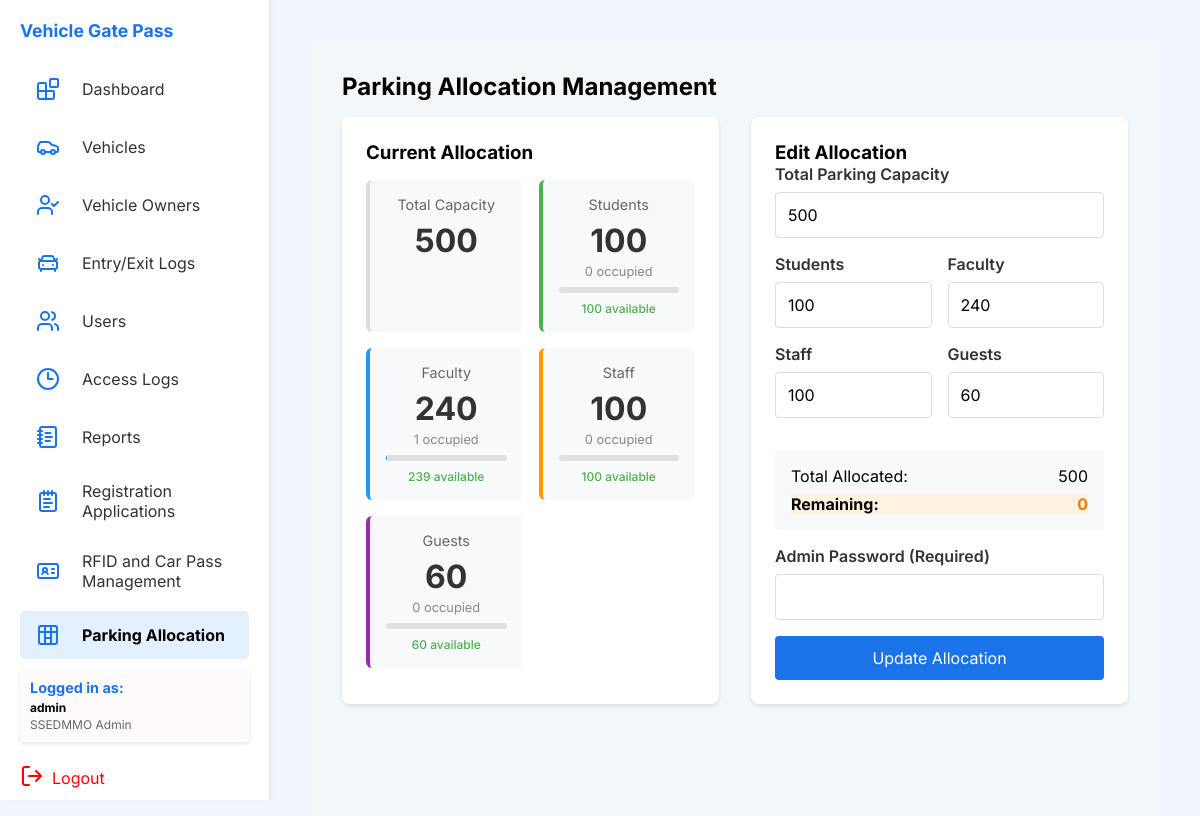
The app's page /php/parking_allocation.php (signed in), older data.
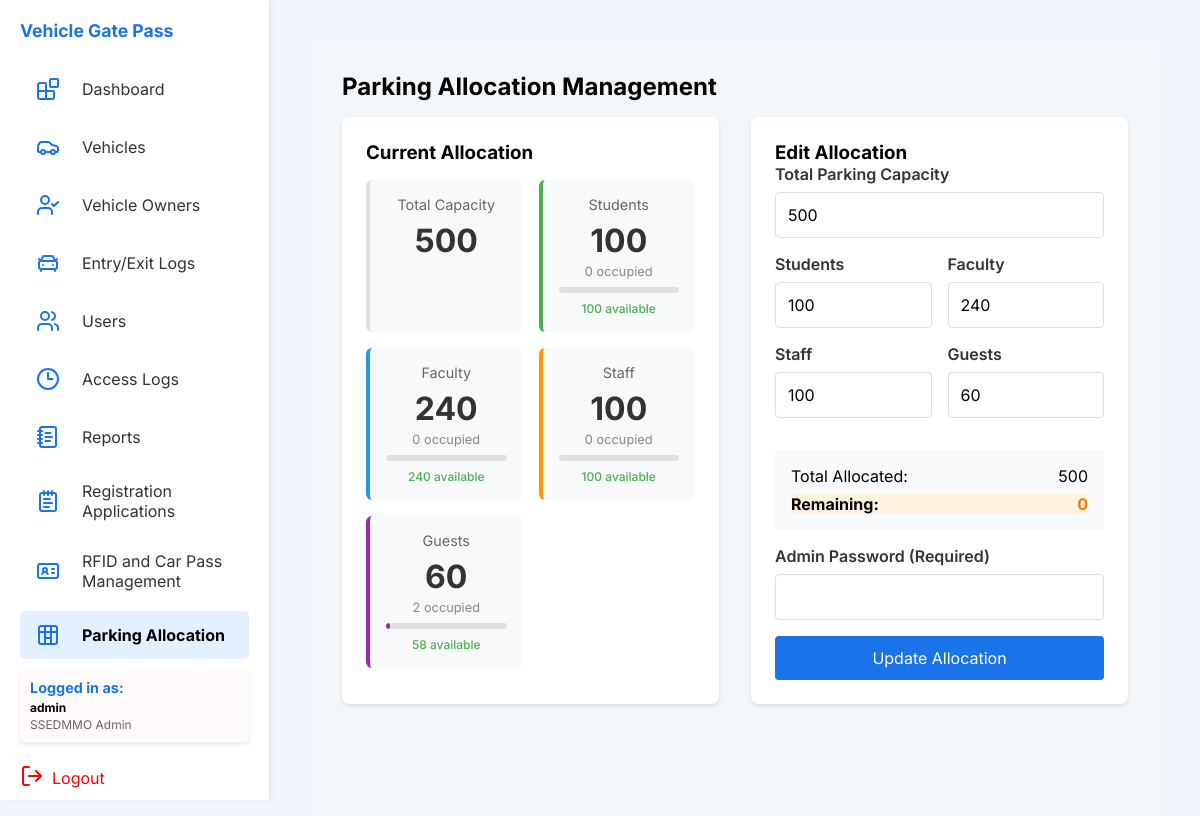
The same page, newer data.
### tables this page shows
CREATE TABLE `parkingstatus` (
  `id` int(11) NOT NULL,
  `totalCapacity` int(11) DEFAULT 200,
  `allocatedStudents` int(11) DEFAULT 100,
  `allocatedFaculty` int(11) DEFAULT 50,
  `allocatedStaff` int(11) DEFAULT 30,
  `allocatedGuests` int(11) DEFAULT 20,
  `currentOccupiedStudents` int(11) DEFAULT 0,
  `currentOccupiedFaculty` int(11) DEFAULT 0,
  `currentOccupiedStaff` int(11) DEFAULT 0,
  `currentOccupiedGuests` int(11) DEFAULT 0,
  `lastUpdated` timestamp NOT NULL DEFAULT current_timestamp() ON UPDATE current_timestamp()
);

### php/parking_allocation.php (the view, shortened to what the changed rows need)
<?php
$db = new Database();
$conn = $db->getConnection();
$result = $conn->query("SELECT * FROM parkingstatus ORDER BY id ASC LIMIT 1");
$parkingData = $result->fetch_assoc();
$areasResult = $conn->query("SELECT * FROM parkingstatus ORDER BY id ASC");
$configId = $parkingData['id'];
$occupancyByRole = [
    'students' => 0,
    'faculty' => 0,
    'staff' => 0,
    'guests' => 0
];
$result = $conn->query("
    SELECT role_category, COUNT(*) as count FROM (
        SELECT
            CASE
                WHEN vo.role = 'student' THEN 'students'
                WHEN vo.role = 'faculty' THEN 'faculty'
                WHEN vo.role IN ('non-teaching', 'staff') THEN 'staff'
                ELSE 'guests'
            END as role_category
        FROM entryexitlog e
        JOIN vehicle v ON e.plateNum = v.plateNum
        LEFT JOIN vehicleowner vo ON v.OwnerID = vo.OwnerID
        WHERE e.status = 'entered'
        UNION ALL
        SELECT 'guests' as role_category
        FROM visitor
        WHERE status = 'entered'
    ) as combined_occupancy
    GROUP BY role_category
");
if ($result) {
    while ($row = $result->fetch_assoc()) {
        $occupancyByRole[$row['role_category']] = $row['count'];
    }
}
$conn->query("UPDATE parkingstatus SET
    currentOccupiedStudents = {$occupancyByRole['students']},
    currentOccupiedFaculty = {$occupancyByRole['faculty']},
    currentOccupiedStaff = {$occupancyByRole['staff']},
    currentOccupiedGuests = {$occupancyByRole['guests']}
    WHERE id = $configId");
$result = $conn->query("SELECT * FROM parkingstatus WHERE id = $configId");
$parkingData = $result->fetch_assoc();
include_once '../includes/header.php';
?>
<main class="main">
    <h2>Parking Allocation Management</h2>
    <div class="allocation-container">
        <div class="current-allocation">
            <div class="allocation-grid">
                <div class="allocation-card">
                    <div class="card-header">Total Capacity</div>
                    <div class="card-value" id="area-total"><?php echo $parkingData['totalCapacity']; ?></div>
                </div>
                <div class="allocation-card students">
                    <div class="card-header">Students</div>
                    <div class="card-value" id="area-students"><?php echo $parkingData['allocatedStudents']; ?></div>
                    <div class="card-occupied" id="area-occ-students">
                        <?php echo $parkingData['currentOccupiedStudents']; ?> occupied</div>
                    <div class="card-progress">
                    </div>
                    <div
                        class="card-availability <?php echo ($parkingData['currentOccupiedStudents'] / max($parkingData['allocatedStudents'], 1)) > 0.9 ? 'full' : 'available'; ?>">
                        <span
                            id="area-avail-students"><?php echo max(0, $parkingData['allocatedStudents'] - $parkingData['currentOccupiedStudents']); ?></span>
                        available
                    </div>
                </div>
                <div class="allocation-card faculty">
                    <div class="card-header">Faculty</div>
                    <div class="card-value" id="area-faculty"><?php echo $parkingData['allocatedFaculty']; ?></div>
                    <div class="card-occupied" id="area-occ-faculty">
                        <?php echo $parkingData['currentOccupiedFaculty']; ?> occupied</div>
                    <div class="card-progress">
                    </div>
                    <div
                        class="card-availability <?php echo ($parkingData['currentOccupiedFaculty'] / max($parkingData['allocatedFaculty'], 1)) > 0.9 ? 'full' : 'available'; ?>">
                        <span
                            id="area-avail-faculty"><?php echo max(0, $parkingData['allocatedFaculty'] - $parkingData['currentOccupiedFaculty']); ?></span>
                        available
                    </div>
                </div>
                <div class="allocation-card staff">
                    <div class="card-header">Staff</div>
                    <div class="card-value" id="area-staff"><?php echo $parkingData['allocatedStaff']; ?></div>
                    <div class="card-occupied" id="area-occ-staff"><?php echo $parkingData['currentOccupiedStaff']; ?>
                        occupied</div>
                    <div class="card-progress">
                    </div>
                    <div
                        class="card-availability <?php echo ($parkingData['currentOccupiedStaff'] / max($parkingData['allocatedStaff'], 1)) > 0.9 ? 'full' : 'available'; ?>">
                        <span
                            id="area-avail-staff"><?php echo max(0, $parkingData['allocatedStaff'] - $parkingData['currentOccupiedStaff']); ?></span>
                        available
                    </div>
                </div>
                <div class="allocation-card guests">
                    <div class="card-header">Guests</div>
                    <div class="card-value" id="area-guests"><?php echo $parkingData['allocatedGuests']; ?></div>
                    <div class="card-occupied" id="area-occ-guests"><?php echo $parkingData['currentOccupiedGuests']; ?>
                        occupied</div>
                    <div class="card-progress">
                        <div class="progress-bar"
                            style="--progress-width: <?php echo $parkingData['allocatedGuests'] > 0 ? ($parkingData['currentOccupiedGuests'] / $parkingData['allocatedGuests']) * 100 : 0; ?>%">
                        </div>
                    </div>
                    <div
                        class="card-availability <?php echo ($parkingData['currentOccupiedGuests'] / max($parkingData['allocatedGuests'], 1)) > 0.9 ? 'full' : 'available'; ?>">
                        <span
                            id="area-avail-guests"><?php echo max(0, $parkingData['allocatedGuests'] - $parkingData['currentOccupiedGuests']); ?></span>
                        available
                    </div>
                </div>
            </div>
        </div>
        <?php if ($_SESSION['role'] === 'SSEDMMO Admin'): ?>
            <div class="edit-allocation">
                <h3>Edit Allocation</h3>
                <form method="POST" id="allocationForm">
                    <div class="form-group">
                        <label for="totalCapacity">Total Parking Capacity</label>
                        <input type="number" id="totalCapacity" name="totalCapacity"
                            value="<?php echo $parkingData['totalCapacity']; ?>" min="1" required
                            oninput="calculateDistributions()">
                    </div>
                    <div class="form-row">
                        <div class="form-group">
                            <label for="allocatedStudents">Students</label>
                            <input type="number" id="allocatedStudents" name="allocatedStudents"
                                value="<?php echo $parkingData['allocatedStudents']; ?>" min="0" required>
                        </div>
                        <div class="form-group">
                            <label for="allocatedFaculty">Faculty</label>
                            <input type="number" id="allocatedFaculty" name="allocatedFaculty"
                                value="<?php echo $parkingData['allocatedFaculty']; ?>" min="0" required>
                        </div>
                    </div>
                    <div class="form-row">
                        <div class="form-group">
                            <label for="allocatedStaff">Staff</label>
                            <input type="number" id="allocatedStaff" name="allocatedStaff"
                                value="<?php echo $parkingData['allocatedStaff']; ?>" min="0" required>
                        </div>
                        <div class="form-group">
                            <label for="allocatedGuests">Guests</label>
                            <input type="number" id="allocatedGuests" name="allocatedGuests"
                                value="<?php echo $parkingData['allocatedGuests']; ?>" min="0" required>
                        </div>
                    </div>
                    <div class="allocation-summary">
                        <div class="summary-item">
                            <span>Total Allocated:</span>
                            <span
                                id="totalAllocated"><?php echo $parkingData['allocatedStudents'] + $parkingData['allocatedFaculty'] + $parkingData['allocatedStaff'] + $parkingData['allocatedGuests']; ?></span>
                        </div>
                        <div class="summary-item">
                            <span>Remaining:</span>
                            <span
                                id="remaining"><?php echo $parkingData['totalCapacity'] - ($parkingData['allocatedStudents'] + $parkingData['allocatedFaculty'] + $parkingData['allocatedStaff'] + $parkingData['allocatedGuests']); ?></span>
                        </div>
                    </div>
                    <div class="form-group">
                        <label for="adminPassword">Admin Password (Required)</label>
                        <input type="password" id="adminPassword" name="adminPassword" required>
                    </div>
                    <button type="submit" class="btn-primary">Update Allocation</button>
                </form>
            </div>
        <?php endif; ?>
    </div>
</main>
<?php
include_once '../includes/footer.php';
?>

Row changes from the older to the newer data that the page shows:
changed parkingstatus: currentOccupiedFaculty "1" → "0"; allocatedFaculty "239" → "240"; currentOccupiedGuests "0" → "2"; max(0, $parkingData['allocatedGuests'] - $parkingData['currentOccupiedGuests']) "60" → "58"
